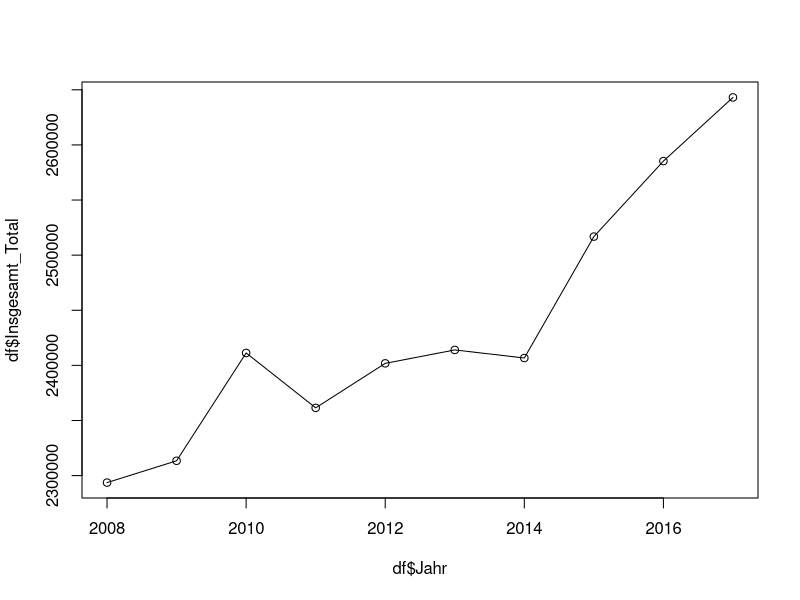
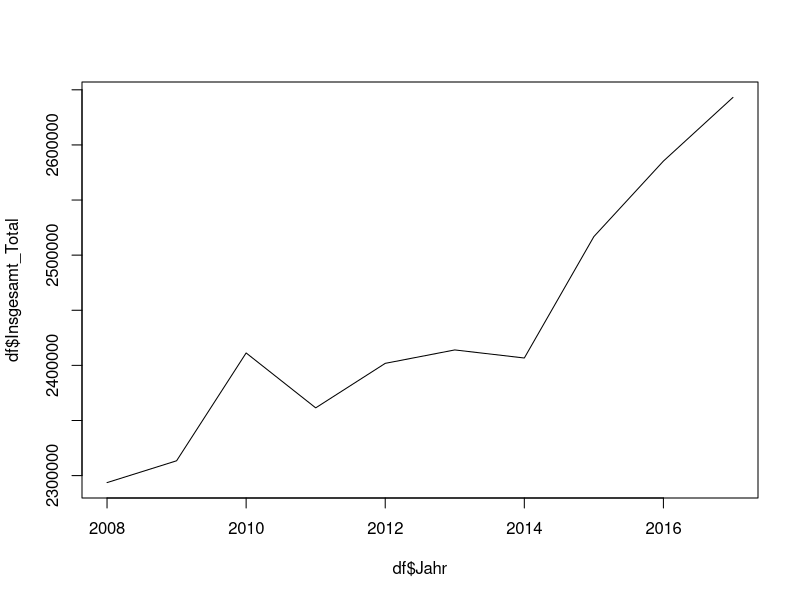

Reproduce these figures in R, in order.
# In dieser Übung lesen wir eine unveränderte Datei des Statistischen Bundesamts ein.
# Es geht um einen Datensatz zu Straßenverkehrsunfällen von 2008 bis 2017.
# Die genaue Beschreibung findet ihr www-genesis.destatis.de unter der Tabelle 46241-0001

# 1. Lies die Datei Unfaelle_Destatis_46241-0001.csv als Dataframe ein. 
# Du stößt dabei auf ein Problem: 
# Das statistische Bundesamt benutzt einen Header mit vielen Zeilen. Den ignorieren wir.
# Ausserdem steht unter den Daten ein Copyright, das muss auch weg.
# In R helfen Dir beim Einlesen die Argumente header, skip und col.names

df <- read.csv2("Unfaelle_Destatis_46241-0001.csv", header = F, skip = 10, nrows = 10, 
                col.names = c(
  "Jahr", "Personen_innerorts", "Personen_ausserorts", "Personen_BAB", "Personen_Total", 
  "Sachschaden_innerorts", "Sachschaden_ausserorts", "Sachschaden_BAB", "Sachschaden_Total",
  "Berauscht_innerorts", "Berauscht_ausserorts", "Berauscht_BAB", "Berauscht_Total",
  "Uebrige_innerorts", "Uebrige_ausserorts", "Uebrige_BAB", "Uebrige_Total", 
  "Insgesamt_innerorts", "Insgesamt_ausserorts", "Insgesamt_BAB", "Insgesamt_Total"
))

# 2. Lasse Dir jetzt die Struktur der Daten anzeigen. Wurden alle im korrekten Format eingelesen?

str(df)

# 3. In welchem Jahr gab es die meisten Unfälle auf der Autobahn (BAB)?

df[df$Insgesamt_BAB == max(df$Insgesamt_BAB),]

# 4. In welchem Jahr gab es die meisten Personenschäden?

df[df$Personen_Total == max(df$Personen_Total),]

# 5. Lasse Dir alle Werte für das Jahr 2010 anzeigen.

df[df$Jahr == 2010,]

# 6. Was ist der höchste Wert aller Werte im Jahr 2010?
max(df[df$Jahr == 2010,])

# 7. Versuche einen einfachen Graphen zu zeichnen, der die Gesamtzahl der Unfälle nach Jahren abbildet.
# Nutze dafür die Funktion plot(), schreibe danach darunter die Funktion lines() und rufe diese mit plot zusammen auf.
plot(df$Jahr, df$Insgesamt_Total)
lines(df$Jahr, df$Insgesamt_Total)

# Was passiert wenn Du einen neuen plot() aufrufst, und als Argument `type = "l"` eingibst?
plot(df$Jahr, df$Insgesamt_Total, type = "l")


###
# Exkurs
###

# Der sog. multi-line header bei DESTATIS ist ein fieses Problem für deutsche Datenjournalisten.
# Als Lösung könnt ihr die Bibliothek `destatiscleaner` auf Github suchen, oder eine eigene Funktion schreiben.
# Ich habe das für euch gemacht, wenn ihr wollt, schaut, ob ihr sie verstehen könnt.

df <- read.csv2("Unfaelle_Destatis_46241-0001.csv", header = F)
skip_before <- 6
header_length <- 4 

clean_destatis_header <- function(df, skip_before, header_length = 1) {
  df <- df[(skip_before + 1):(skip_before + header_length),]
  
  colnames <- unlist(lapply(df, paste, collapse = "_"))
  colnames
}

# Das Ergebnis könnte so angewendet werden:

df <- read.csv2("Unfaelle_Destatis_46241-0001.csv", header = F)
colnames(df) <- clean_destatis_header(df, skip_before = 6, header_length = 4)
df <- df[11:20,]


   
